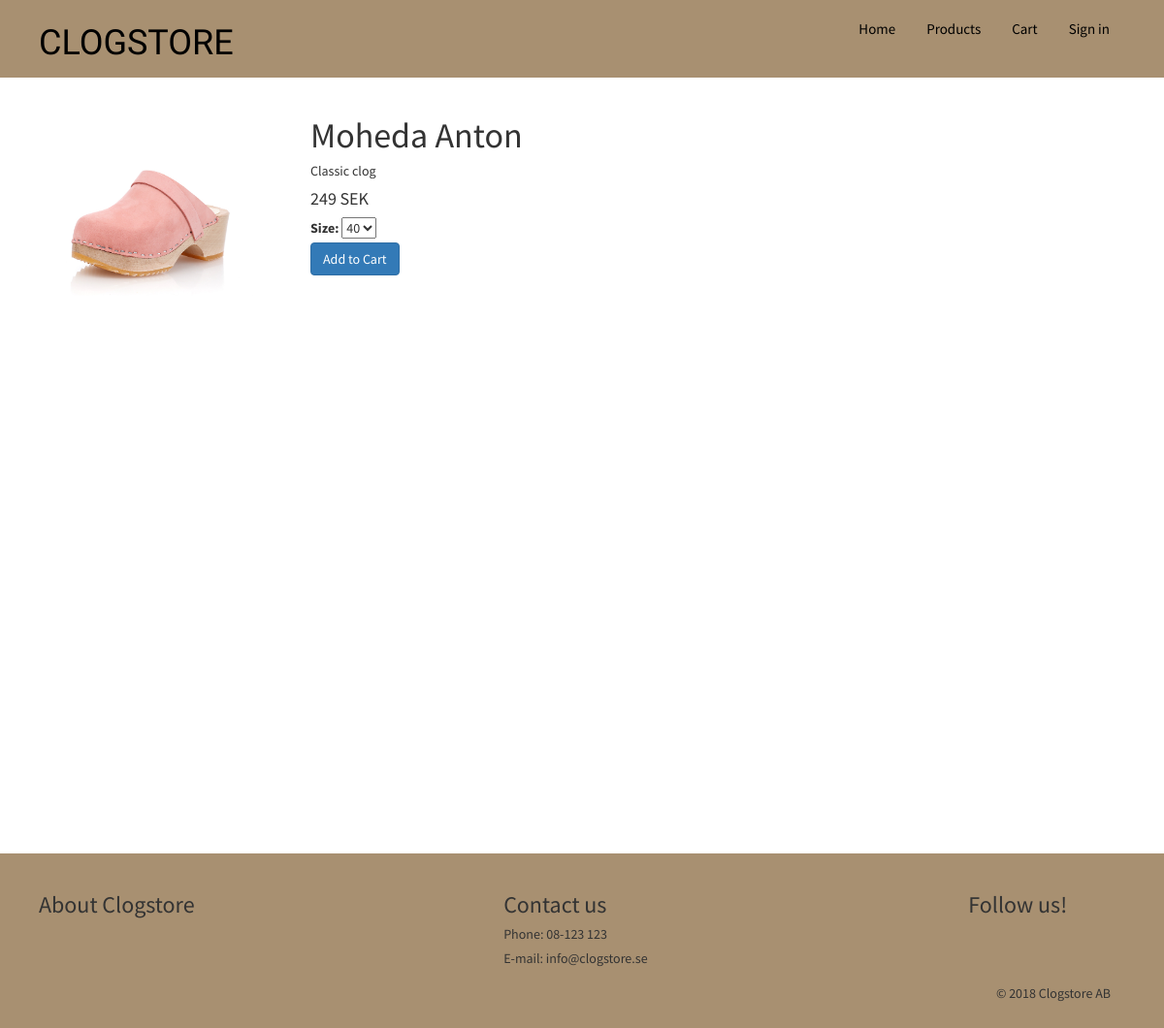
Page /?controller=product&pid=3 on the earlier database version.
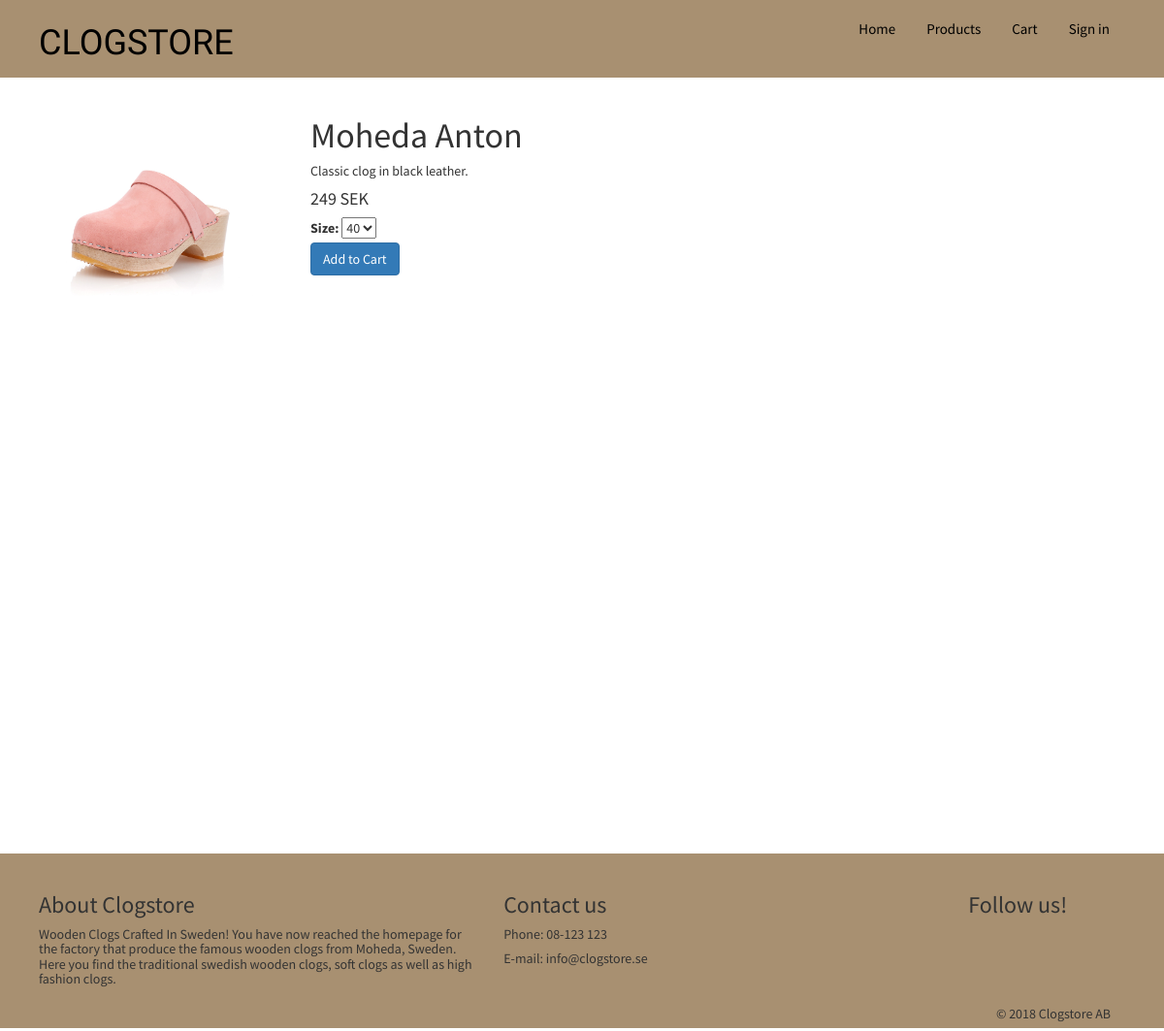
Same page on the later database version.
### tables this page shows
CREATE TABLE `product` (
  `PID` int(11) NOT NULL AUTO_INCREMENT,
  `Title` varchar(45) NOT NULL,
  `Description` varchar(500) NOT NULL,
  `Price` float NOT NULL,
  `Image` varchar(100) DEFAULT NULL,
  PRIMARY KEY (`PID`)
);

CREATE TABLE `pageinfo` (
  `pageid` int(11) NOT NULL,
  `aboutus` varchar(250) NOT NULL,
  `contactus` varchar(100) NOT NULL,
  PRIMARY KEY (`pageid`)
);

### includes/functions.inc.php (called while the page is built)
<?php
$isAdmin = false;
if ($isAdmin == true){
	function loadTemplate($templateName, $templateData) {
		require("admin_templates/admin_header_tpl.php");
		require('admin_templates/admin_'.$templateName.'_tpl.php');
	}
}
else{
	function loadTemplate($templateName, $templateData) {
		require("templates/header.tpl.php");
		require('templates/'.$templateName.'.tpl.php');
		require("templates/footer.tpl.php");
	}
}

### user_controllers/product_controller.php (called while the page is built)
<?php
$sql = "SELECT * FROM product
        WHERE product.PID = :pid ";
$stmt = $dbh->prepare($sql);
$stmt->bindParam(':pid', $_GET['pid']);
$stmt->execute();
$product = $stmt->fetch(PDO::FETCH_OBJ);
$sql = "SELECT * FROM size
        WHERE size.PID = :pid ";
$stmt = $dbh->prepare($sql);
$stmt->bindParam(':pid', $_GET['pid']);
$stmt->execute();
$product->sizes = $stmt->fetchAll(PDO::FETCH_OBJ);
loadTemplate("product", $product);
?>

### classes/changeFooter.class.php (called while the page is built)
<?php
global $dbh;
$sql = "SELECT * FROM pageinfo";
$stmt = $dbh->prepare($sql);
$stmt->execute();
$loadFooter = $stmt->fetchAll(PDO::FETCH_OBJ);
?>

### templates/product.tpl.php (the view, shortened to what this page needs)
<html>
    <div class="col-md-4 productImage">
        <img id="productImage" src="<?php echo $templateData->Image; ?>"/>
    </div>
    <div class="col-md-4 productDetails">
        <h1><?php echo $templateData->Title;?></h1>
        <h5><?php echo $templateData->Description;?></h2>
        <h4><?php echo $templateData->Price;?> SEK</h3>
        <form>
            <label>Size:</label>
            <select>
            <?php foreach ($templateData->sizes as $size) {
                if ($size->Stock > 0) {
                    echo "<option value='".$size->Size."'>".$size->Size."</option>";
                } else {
                    echo "<option disabled>".$size->Size." SLUT</option>";
                }
                }
            ?>
            </select>
        </form>
<form method="post" action="?controller=cart&action=add">
  <?php
        printf('<input type="hidden" name="newCartItem[pid]" value="%s">',$templateData->PID);
?>
    <button id="addToCartBtn" class="btn btn-primary" type="submit">Add to Cart</button>
</form>
    </div>
</html>

### templates/footer.tpl.php
</div></div>
<?php require_once("classes/changeFooter.class.php"); ?>
<div class="col-md-12 wrapper" id="wrapper-footer">
			<div class="row">
				<div class="col-md-5">
					<h3>About Clogstore</h3>
					<h5>
						<?php foreach($loadFooter as $data){
							echo $data->aboutus;
						} ?>
					</h5>
				</div>
				<div class="col-md-5">
					<h3>Contact us</h3>
						<h5>Phone: 08-123 123</h5>
						<h5>E-mail: info@clogstore.se</h5>
				</div>
				<div class="col-md-2">
					<h3>Follow us!</h3>
				</div>
			</div>
	<div class="col-md-12 text-right">
            <h5>&copy; 2018 Clogstore AB<h5>
	</div>
</div>
</body>
</html>

Differences in the rows shown:
changed product "Moheda Anton": Description "Classic clog" → "Classic clog in black leather."
added pageinfo: aboutus "Wooden Clogs Crafted In Sweden! You have now reached the homepage for the factory that produce the famous wooden clogs from Moheda, Sweden. Here you find the traditional swedish wooden clogs, soft clogs as well as high fashion clogs."
